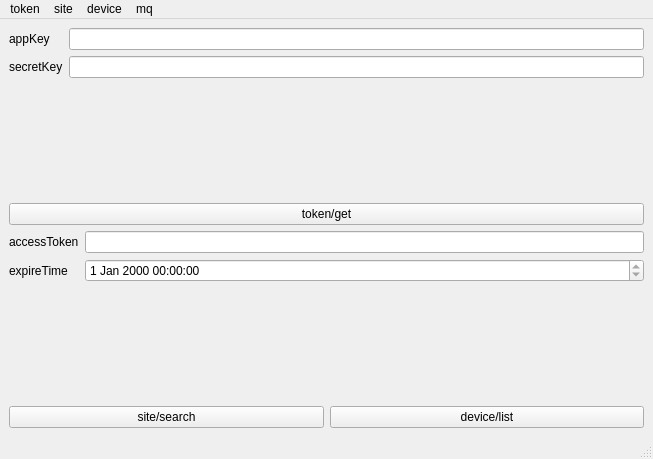
<?xml version="1.0" encoding="UTF-8"?>
<ui version="4.0">
 <class>FoAblak</class>
 <widget class="QMainWindow" name="FoAblak">
  <property name="geometry">
   <rect>
    <x>0</x>
    <y>0</y>
    <width>653</width>
    <height>459</height>
   </rect>
  </property>
  <property name="windowTitle">
   <string>Token</string>
  </property>
  <widget class="QWidget" name="centralwidget">
   <layout class="QVBoxLayout" name="verticalLayout">
    <item>
     <layout class="QFormLayout" name="formLayout">
      <item row="0" column="0">
       <widget class="QLabel" name="appKeyLabel">
        <property name="text">
         <string>appKey</string>
        </property>
       </widget>
      </item>
      <item row="0" column="1">
       <widget class="QLineEdit" name="appKeyLineEdit"/>
      </item>
      <item row="1" column="0">
       <widget class="QLabel" name="secretKeyLabel">
        <property name="text">
         <string>secretKey</string>
        </property>
       </widget>
      </item>
      <item row="1" column="1">
       <widget class="QLineEdit" name="secretKeyLineEdit">
        <property name="echoMode">
         <enum>QLineEdit::EchoMode::PasswordEchoOnEdit</enum>
        </property>
       </widget>
      </item>
     </layout>
    </item>
    <item>
     <widget class="QPushButton" name="token_get">
      <property name="text">
       <string>token/get</string>
      </property>
     </widget>
    </item>
    <item>
     <layout class="QFormLayout" name="formLayout_2">
      <item row="0" column="0">
       <widget class="QLabel" name="accessTokenLabel">
        <property name="text">
         <string>accessToken</string>
        </property>
       </widget>
      </item>
      <item row="0" column="1">
       <widget class="QLineEdit" name="accessTokenLineEdit">
        <property name="readOnly">
         <bool>true</bool>
        </property>
       </widget>
      </item>
      <item row="1" column="0">
       <widget class="QLabel" name="expireTimeLabel">
        <property name="text">
         <string>expireTime</string>
        </property>
       </widget>
      </item>
      <item row="1" column="1">
       <widget class="QDateTimeEdit" name="expireTimeDateTimeEdit">
        <property name="readOnly">
         <bool>true</bool>
        </property>
       </widget>
      </item>
     </layout>
    </item>
    <item>
     <layout class="QHBoxLayout" name="horizontalLayout">
      <item>
       <widget class="QPushButton" name="site_search">
        <property name="text">
         <string>site/search</string>
        </property>
       </widget>
      </item>
      <item>
       <widget class="QPushButton" name="device_list">
        <property name="text">
         <string>device/list</string>
        </property>
       </widget>
      </item>
     </layout>
    </item>
   </layout>
  </widget>
  <widget class="QMenuBar" name="menubar">
   <property name="geometry">
    <rect>
     <x>0</x>
     <y>0</y>
     <width>653</width>
     <height>33</height>
    </rect>
   </property>
   <widget class="QMenu" name="menutoken">
    <property name="title">
     <string>token</string>
    </property>
    <addaction name="actionget"/>
   </widget>
   <widget class="QMenu" name="menusite">
    <property name="title">
     <string>site</string>
    </property>
    <addaction name="actionsearch"/>
   </widget>
   <widget class="QMenu" name="menudevice">
    <property name="title">
     <string>device</string>
    </property>
    <addaction name="actionlist"/>
   </widget>
   <widget class="QMenu" name="menumq">
    <property name="title">
     <string>mq</string>
    </property>
    <addaction name="actionmessages"/>
   </widget>
   <addaction name="menutoken"/>
   <addaction name="menusite"/>
   <addaction name="menudevice"/>
   <addaction name="menumq"/>
  </widget>
  <widget class="QStatusBar" name="statusbar"/>
  <action name="actionget">
   <property name="text">
    <string>get</string>
   </property>
  </action>
  <action name="actionlist">
   <property name="text">
    <string>list</string>
   </property>
  </action>
  <action name="actionsearch">
   <property name="text">
    <string>search</string>
   </property>
  </action>
  <action name="actionmessages">
   <property name="text">
    <string>messages</string>
   </property>
  </action>
 </widget>
 <resources/>
 <connections/>
</ui>
